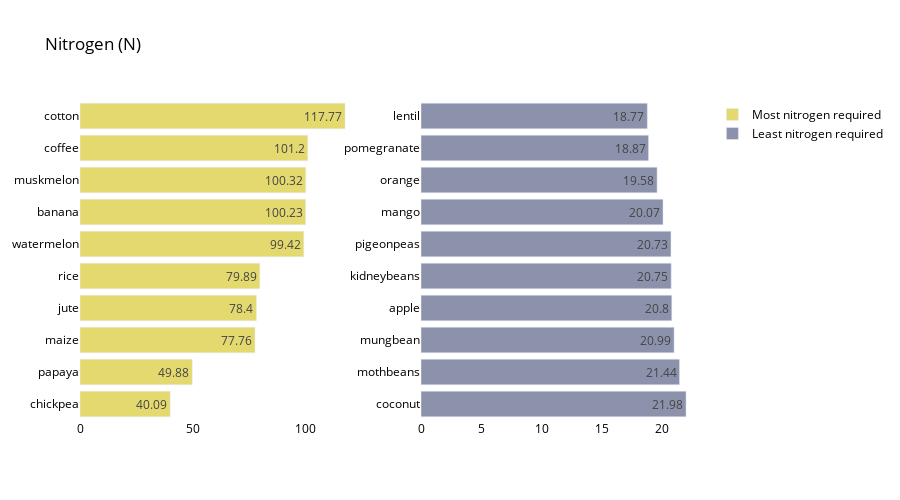

The cell this chart's notebook holds for it:
### Markdown cell above
Nitrogen Analysis

### Code cell
crop_summary_N = crop_summary.sort_values(by='N', ascending=False)
  
fig = make_subplots(rows=1, cols=2)

top = {
    'y' : crop_summary_N['N'][0:10].sort_values().index,
    'x' : crop_summary_N['N'][0:10].sort_values()
}

last = {
    'y' : crop_summary_N['N'][-10:].index,
    'x' : crop_summary_N['N'][-10:]
}

fig.add_trace(
    go.Bar(top,
           name="Most nitrogen required",
           marker_color=random.choice(colorarr),
           orientation='h',
          text=top['x']),
    
    row=1, col=1
)

fig.add_trace(
    go.Bar(last,
           name="Least nitrogen required",
           marker_color=random.choice(colorarr),
           orientation='h',
          text=last['x']),
    row=1, col=2
)
fig.update_traces(texttemplate='%{text}', textposition='inside')
fig.update_layout(title_text="Nitrogen (N)",
                  plot_bgcolor='white',
                  font_size=12, 
                  font_color='black',
                 height=500)

fig.update_xaxes(showgrid=False)
fig.update_yaxes(showgrid=False)
fig.show()

### Figure 1 — Plotly figure (JSON) as saved in the notebook; plotly's stock layout.template omitted (floating-point values rounded to 4 significant figures)
{"data": [{"marker": {"color": "#E4d96f"}, "name": "Most nitrogen required", "orientation": "h", "text": [40.09, 49.88, 77.76, 78.4, 79.89, 99.42, 100.2, 100.3, 101.2, 117.8], "textposition": "inside", "texttemplate": "%{text}", "type": "bar", "x": [40.09, 49.88, 77.76, 78.4, 79.89, 99.42, 100.2, 100.3, 101.2, 117.8], "xaxis": "x", "y": ["chickpea", "papaya", "maize", "jute", "rice", "watermelon", "banana", "muskmelon", "coffee", "cotton"], "yaxis": "y"}, {"marker": {"color": "#8c92ac"}, "name": "Least nitrogen required", "orientation": "h", "text": [21.98, 21.44, 20.99, 20.8, 20.75, 20.73, 20.07, 19.58, 18.87, 18.77], "textposition": "inside", "texttemplate": "%{text}", "type": "bar", "x": [21.98, 21.44, 20.99, 20.8, 20.75, 20.73, 20.07, 19.58, 18.87, 18.77], "xaxis": "x2", "y": ["coconut", "mothbeans", "mungbean", "apple", "kidneybeans", "pigeonpeas", "mango", "orange", "pomegranate", "lentil"], "yaxis": "y2"}], "layout": {"font": {"color": "black", "size": 12}, "height": 500, "plot_bgcolor": "white", "title": {"text": "Nitrogen (N)"}, "xaxis": {"anchor": "y", "domain": [0, 0.45], "showgrid": false}, "xaxis2": {"anchor": "y2", "domain": [0.55, 1], "showgrid": false}, "yaxis": {"anchor": "x", "domain": [0, 1], "showgrid": false}, "yaxis2": {"anchor": "x2", "domain": [0, 1], "showgrid": false}}}
